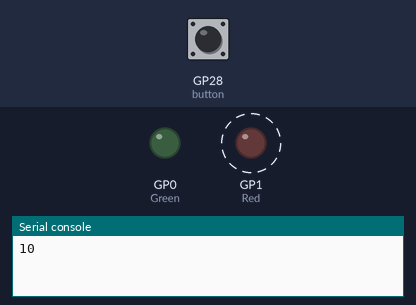
A program run on a simulated Raspberry Pi Pico running CircuitPython. On the bench: output pins drawn as LEDs (lit = HIGH), the last lines printed to the serial console. Dashed ring = blinking. The inputs (shaded band) are chosen by the test bench; at power-on: GP28 (button) HIGH. At 15.0 s the program ends and the board releases its pins; the recording ends there.

Above: at 0.3 s.
At 10.1 s:
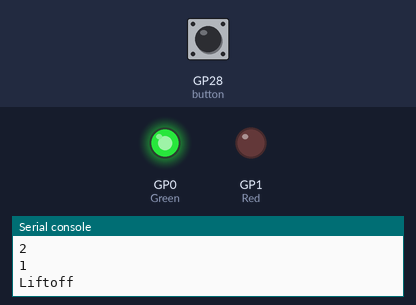
Timing chart, 0 to 11.6 s (numbered marks = the images above):
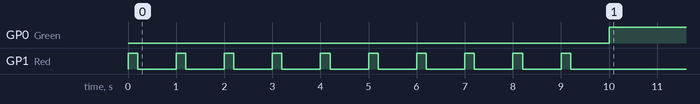

Measured:
- by itself, GP0 (Green): LOW → HIGH at 10.0 s
- by itself, GP1 (Red): alternates HIGH for 0.20 s and LOW for 0.80 s, 20 changes in all, then stays LOW

The program:

Launch_Pad3.py
```python
#type: ignore
import time
import board
import digitalio

Red = digitalio.DigitalInOut(board.GP1) #initialize red led
Red.direction = digitalio.Direction.OUTPUT
Green = digitalio.DigitalInOut(board.GP0) #initialize green led
Green.direction = digitalio.Direction.OUTPUT

button = digitalio.DigitalInOut(board.GP28) #initialize button
button.pull = digitalio.Pull.DOWN #pull button down
button.direction = digitalio.Direction.INPUT

while button.value == False: #when button is pressed
    time.sleep(0.3)

for i in range (10,0,-1): #for loop from 10 to 0 counting by 1
    print(i) #prints counter
    Red.value = True #turn red led on
    time.sleep(.2)
    Red.value = False #turn red led off
    time.sleep(.8) # 1 second delay
print("Liftoff") #print liftoff at the end of the countdown
Green.value = True #turn on green led for 5 seconds
time.sleep(5)
```
